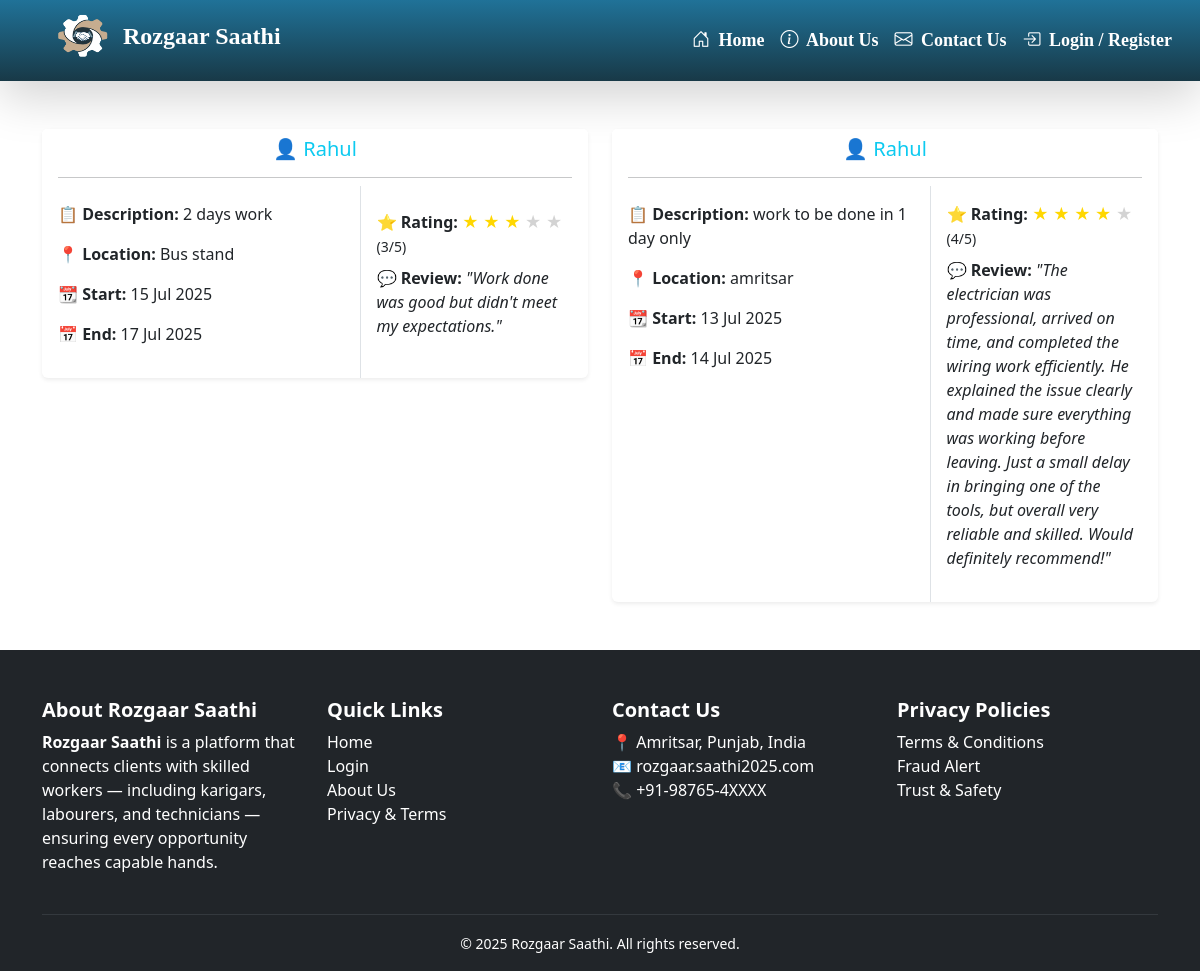
/hunarbaaz/work-history/1/, run on the app's committed database.
### client/models.py (models this page shows, shortened)
class PostRequest(models.Model):
    client = models.ForeignKey(User, on_delete=models.CASCADE, related_name='sent_requests')
    hunarbaaz = models.ForeignKey('hunarbaaz.Hunarbaaz', on_delete=models.CASCADE, related_name='received_requests')
    job_description = models.TextField()
    location = models.CharField(max_length=100)
    start_date = models.DateField(help_text="Start date of the job",null=False,blank=True)
    end_date = models.DateField(help_text="Expected completion date",null=False,blank=True)
    JOB_TYPE_CHOICES = [
        ('residential', 'Residential'),
        ('commercial', 'Commercial'),
    ]
    job_type = models.CharField(max_length=20,choices=JOB_TYPE_CHOICES,default='residential',help_text="Type of job location")
    working_hours = models.PositiveIntegerField(
        null=True,
        blank=True,
        help_text="Estimated total working hours for this job"
    )
    is_accepted = models.BooleanField(null=True, blank=True)  # None = Pending, True = Accepted, False = Rejected
    is_completed = models.BooleanField(default=False)
    is_cancelled = models.BooleanField(default=False, help_text="Whether the client has cancelled the request")
    created_at = models.DateTimeField(auto_now_add=True)
    rating = models.IntegerField(
    validators=[MinValueValidator(1), MaxValueValidator(5)],
    null=True,
    blank=True,
    help_text="Client rating after completion (1 to 5)"
)
    review = models.TextField(null=True, blank=True, help_text="Optional client feedback")

### hunarbaaz/views.py (the view)
# urls.py: path('work-history/<int:hunarbaaz_id>/', views.public_work_history, name='public_work_history'),
def public_work_history(request, hunarbaaz_id):
    profile = get_object_or_404(Hunarbaaz, id=hunarbaaz_id)
    completed_jobs = PostRequest.objects.filter(
        hunarbaaz=profile,
        is_completed=True
    ).order_by('-end_date', '-created_at')
    cancelled_jobs = PostRequest.objects.filter(
        hunarbaaz=profile,
        is_cancelled=True
    ).order_by('-end_date', '-created_at')
    return render(request, 'hunarbaaz/public_work_history.html', {
        'profile': profile,
        'completed_jobs': completed_jobs,
        'cancelled_jobs': cancelled_jobs
    })

### hunarbaaz/templates/hunarbaaz/public_work_history.html (shortened to what this page needs)
{% extends 'base/base.html' %}
{% block content %}
  <div class="container mt-5 mb-5">
    {% if completed_jobs %}
      <div class="row g-4">
        {% for job in completed_jobs %}
          <div class="col-md-6">
            <div class="card shadow-sm border-0">
              <div class="card-header bg-white border-bottom-0">
                <h5 class="text-info text-center mb-1">👤 {{ job.client.username }}</h5>
                <hr class="mb-0" />
              </div>
              <div class="row g-0 align-items-stretch">
                <div class="col-7 border-end">
                  <div class="card-body">
                    <p>
                      <strong>📋 Description:</strong> {{ job.job_description }}
                    </p>
                    <p>
                      <strong>📍 Location:</strong> {{ job.location }}
                    </p>
                    <p>
                      <strong>📆 Start:</strong> {{ job.start_date|date:'d M Y' }}
                    </p>
                    <p>
                      <strong>📅 End:</strong> {{ job.end_date|date:'d M Y' }}
                    </p>
                  </div>
                </div>
                <div class="col-5 d-flex align-items-center">
                  <div class="card-body">
                    {% if job.rating %}
                      <p class="mb-1">
                        <strong>⭐ Rating:</strong>
                        {% for i in '12345'|make_list %}
                          {% if forloop.counter <= job.rating %}
                            <span style="color: gold;">&#9733;</span>
                          {% else %}
                            <span style="color: lightgray;">&#9733;</span>
                          {% endif %}
                        {% endfor %}
                        <small>({{ job.rating }}/5)</small>
                      </p>
                    {% endif %}
                    {% if job.review %}
                      <p class="mt-2">
                        <strong>💬 Review:</strong> <em>"{{ job.review }}"</em>
                      </p>
                    {% else %}
                      <p class="text-muted mt-2">No review given.</p>
                    {% endif %}
                  </div>
                </div>
              </div>
            </div>
          </div>
        {% endfor %}
      </div>
    {% else %}
      <div class="alert alert-info text-center mt-4">No completed jobs yet.</div>
    {% endif %}
  </div>
{% endblock %}

### base/static/base/css/style.css (style rules this page uses)
body { background-color: white; }

### data on the page
PostRequest: client.username "Rahul", job_description "2 days work", location "Bus stand", start_date "15 Jul 2025", end_date "17 Jul 2025", rating "3", review "Work done was good but didn't meet my expectations."
PostRequest: client.username "Rahul", job_description "work to be done in 1 day only", location "amritsar", start_date "13 Jul 2025", end_date "14 Jul 2025", rating "4", review "The electrician was professional, arrived on time, and completed the wiring work efficiently. He explained the issue clearly and made sure everything was working before leaving. Just a small delay in bringing one of the tools, but overall very reliable and skilled. Would definitely recommend!"
